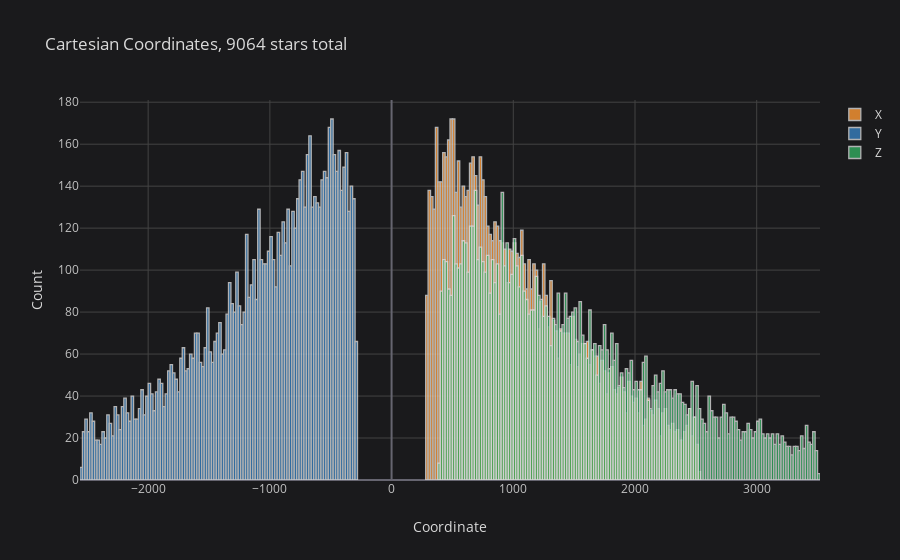

Notebook code for this chart:
### Code cell
#
# plot histograms for the X, Y, Z cartesian coordinates for the stars
#
start = time()
sc = egs.make_skycoord_list(close)

xpos,ypos,zpos = egs.extract_cartesian_vectors_vals(sc)
#print(xpos.min(),xpos.max())

df = DataFrame(columns=["X", "Y", "Z"])
df['X'] = xpos
df['Y'] = ypos
df['Z'] = zpos


df[["X","Y","Z"]].iplot(kind="histogram", bins=200,
                title=str.format("Cartesian Coordinates, {} stars total",str(len(close))),
                xTitle='Coordinate',yTitle='Count')

egs.pprint_elapsed(start,_sys)
print()

### Figure 1 — Plotly figure (JSON) as saved in the notebook; plotly's stock layout.template omitted (floating-point values rounded to 4 significant figures; data arrays with more than 128 entries replaced by an {"elided": "..."} marker saying what was removed)
{"data": [{"histfunc": "count", "histnorm": "", "marker": {"color": "rgba(255, 153, 51, 1.0)", "line": {"color": "#D9D9D9", "width": 1.3}}, "name": "X", "nbinsx": 200, "opacity": 0.8, "orientation": "v", "type": "histogram", "x": {"elided": "9064 float values"}}, {"histfunc": "count", "histnorm": "", "marker": {"color": "rgba(55, 128, 191, 1.0)", "line": {"color": "#D9D9D9", "width": 1.3}}, "name": "Y", "nbinsx": 200, "opacity": 0.8, "orientation": "v", "type": "histogram", "x": {"elided": "9064 float values"}}, {"histfunc": "count", "histnorm": "", "marker": {"color": "rgba(50, 171, 96, 1.0)", "line": {"color": "#D9D9D9", "width": 1.3}}, "name": "Z", "nbinsx": 200, "opacity": 0.8, "orientation": "v", "type": "histogram", "x": {"elided": "9064 float values"}}], "layout": {"barmode": "overlay", "legend": {"bgcolor": "#1A1A1C", "font": {"color": "#D9D9D9"}}, "paper_bgcolor": "#1A1A1C", "plot_bgcolor": "#1A1A1C", "title": {"font": {"color": "#D9D9D9"}, "text": "Cartesian Coordinates, 9064 stars total"}, "xaxis": {"gridcolor": "#434343", "showgrid": true, "tickfont": {"color": "#C2C2C2"}, "title": {"font": {"color": "#D9D9D9"}, "text": "Coordinate"}, "zerolinecolor": "#666570"}, "yaxis": {"gridcolor": "#434343", "showgrid": true, "tickfont": {"color": "#C2C2C2"}, "title": {"font": {"color": "#D9D9D9"}, "text": "Count"}, "zerolinecolor": "#666570"}}}
